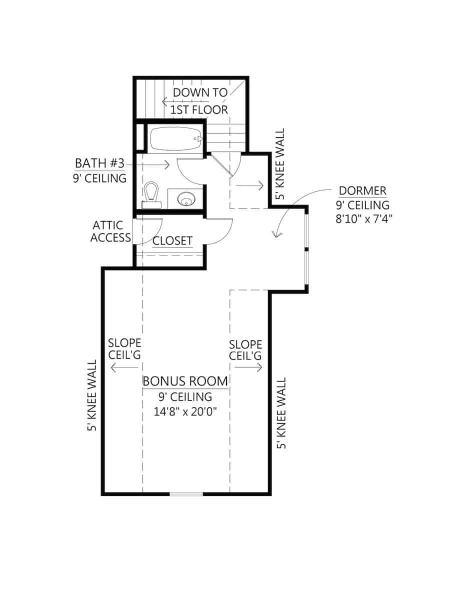
#> input picture data/test.jpg, 927 x 1200 px (shown at 1/2 size)
$ jupyter execute --allow-errors seg.ipynb
#> lines starting #> are read from the running program, lines starting #| are printed output that depends on the picture; after the words box and inside, x2 and y2 are one past the last pixel; in counts of white or black regions, pixels touching at a corner belong together
### Goal isolate the rooms

[cell 1]
import cv2
import numpy as np
import matplotlib.pyplot as plt

im = cv2.imread('./data/test.jpg')
#> im is the input picture: shape (1200, 927, 3); min 0, max 255, mean 246.8
im = cv2.cvtColor(im, cv2.COLOR_BGR2RGB)

plt.imshow(im)
plt.axis('off')
plt.show()

### Preprocessing Pipeline

[cell 2]
# 1. Grayscale
gray = cv2.cvtColor(im, cv2.COLOR_RGB2GRAY)

# 2. Blur — Gaussian to suppress noise before thresholding
blurred = cv2.GaussianBlur(gray, (5, 5), 0)

# 3. Threshold — Otsu's binarization on the blurred image
_, thresh = cv2.threshold(blurred, 0, 255, cv2.THRESH_BINARY_INV + cv2.THRESH_OTSU)
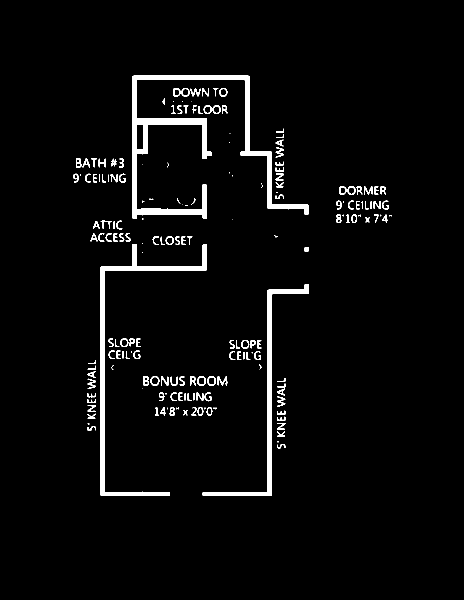
#> thresh: shape (1200, 927) (shown at 1/2 size); 3.5% white; 188 white regions (47 under 20 px), largest, box (x1, y1, x2, y2) and area: (264, 151, 618, 438) 13581, (201, 488, 414, 992) 7797, (405, 568, 618, 992) 5515

# 4. Morphological ops — close small gaps in walls, remove speckle noise
kernel = cv2.getStructuringElement(cv2.MORPH_RECT, (3, 3))
morph = cv2.morphologyEx(thresh, cv2.MORPH_CLOSE, kernel, iterations=2)
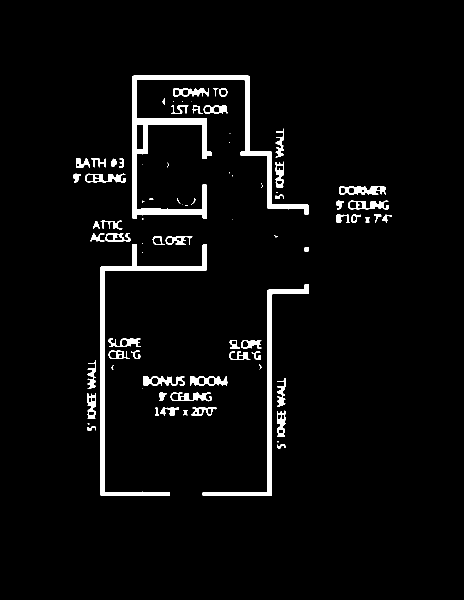
#> morph: shape (1200, 927) (shown at 1/2 size); 3.8% white; 85 white regions (28 under 20 px), largest, box (x1, y1, x2, y2) and area: (264, 151, 618, 438) 13583, (201, 488, 414, 992) 7798, (405, 568, 618, 992) 5515
morph = cv2.morphologyEx(morph, cv2.MORPH_OPEN,  kernel, iterations=1)
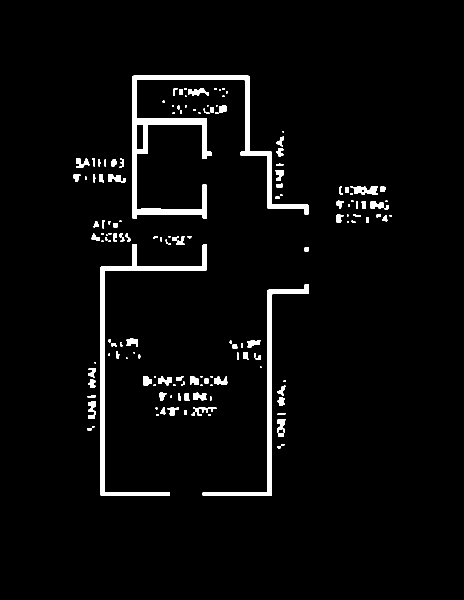
#> morph: shape (1200, 927) (shown at 1/2 size); 3.5% white; 159 white regions (54 under 20 px), largest, box (x1, y1, x2, y2) and area: (264, 151, 618, 438) 13576, (201, 488, 414, 992) 7797, (405, 568, 618, 992) 5515

# 5. Edge detection — Canny on the morphed binary
edges = cv2.Canny(morph, threshold1=50, threshold2=150)
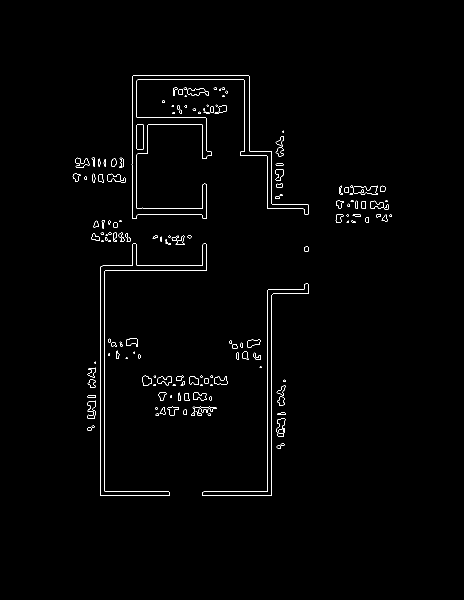
#> edges: shape (1200, 927) (shown at 1/2 size); 0.98% white in thin lines or dots, all inside (x1, y1, x2, y2) = (145, 150, 784, 992)

stages = [
    (gray,    "Grayscale"),
    (blurred, "Gaussian Blur"),
    (thresh,  "Otsu Threshold"),
    (morph,   "Morphological (close+open)"),
    (edges,   "Canny Edges"),
]

fig, axes = plt.subplots(1, len(stages), figsize=(20, 4))
for ax, (img, title) in zip(axes, stages):
    ax.imshow(img, cmap="gray")
    ax.set_title(title)
    ax.axis("off")
#> this loop made 5 passes
#> title on passes 1 to 5: 'Grayscale', 'Gaussian Blur', 'Otsu Threshold', 'Morphological (close+open)', 'Canny Edges'
plt.tight_layout()
plt.show()

### Step 1 — Text Removal + Axis-Aligned Walls

[cell 3]
# ── Text removal: drop connected components smaller than a wall stroke ─────────
# Text blobs are small isolated regions; walls are large continuous structures.
kernel = cv2.getStructuringElement(cv2.MORPH_RECT, (3, 3))
closed = cv2.morphologyEx(morph, cv2.MORPH_CLOSE, kernel, iterations=3)
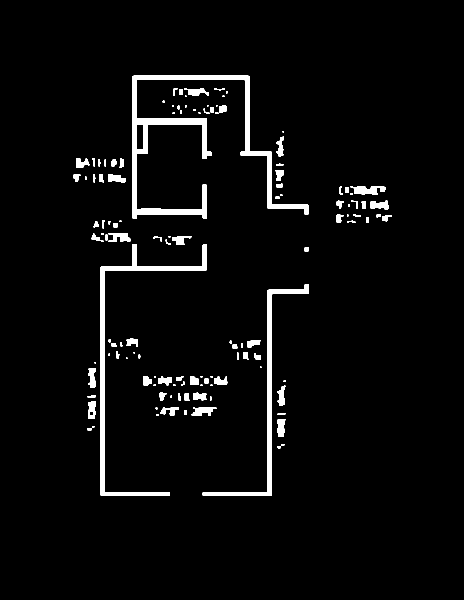
#> closed: shape (1200, 927) (shown at 1/2 size); 3.7% white; 126 white regions (35 under 20 px), largest, box (x1, y1, x2, y2) and area: (264, 151, 618, 438) 13576, (201, 488, 414, 992) 7797, (405, 568, 618, 992) 5515

num_cc, cc_labels, cc_stats, _ = cv2.connectedComponentsWithStats(closed, connectivity=8)
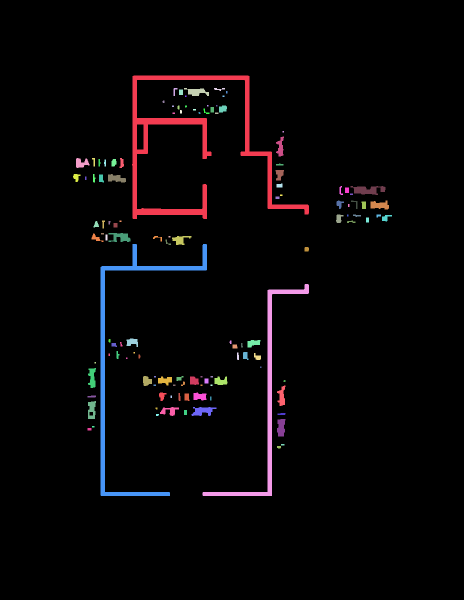
#> cc_labels: shape (1200, 927) int32 (shown at 1/2 size); 127 distinct labels, from 0 to 126; one colour per label, 0 black
#> num_cc = 127; cc_stats = 127 rows, first 6: [0, 0, 927, 1200, 1071734], [264, 151, 354, 287, 13576], [347, 176, 8, 16, 62], [368, 176, 50, 16, 459], [428, 176, 22, 6, 64], [358, 179, 8, 11, 88]
walls_clean = np.zeros_like(closed)
for lbl in range(1, num_cc):
    if cc_stats[lbl, cv2.CC_STAT_AREA] >= 300:
        walls_clean[cc_labels == lbl] = 255
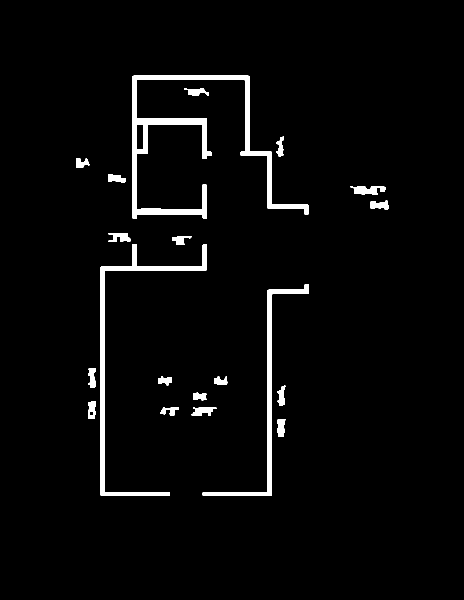
#> walls_clean: shape (1200, 927) (shown at 1/2 size); 3.1% white; 20 white regions, largest, box (x1, y1, x2, y2) and area: (264, 151, 618, 438) 13576, (201, 488, 414, 992) 7797, (405, 568, 618, 992) 5515

# ── Axis-aligned Hough: redraw only horizontal + vertical segments ─────────────
# Removes diagonal artifacts and bridges small wall gaps (maxLineGap).
lines = cv2.HoughLinesP(walls_clean, 1, np.pi / 180, 30,
                        minLineLength=30, maxLineGap=20)
#> lines = 306 rows, first 6: [535, 991, 535, 580], [538, 417, 538, 303], [541, 991, 541, 579], [540, 991, 540, 579], [542, 991, 542, 579], [543, 991, 543, 579]
wall_lines = np.zeros_like(walls_clean)
if lines is not None:
    for seg in lines:
        x1, y1, x2, y2 = seg[0]
        angle = abs(np.degrees(np.arctan2(y2 - y1, x2 - x1))) % 180
        if angle < 12 or angle > 168 or abs(angle - 90) < 12:   # H or V
            cv2.line(wall_lines, (x1, y1), (x2, y2), 255, 2)
#> this loop made 306 passes
#> (x1, y1, x2, y2, angle) on passes 1 to 3: (535, 991, 535, 580, 90), (538, 417, 538, 303, 90), (541, 991, 541, 579, 90)
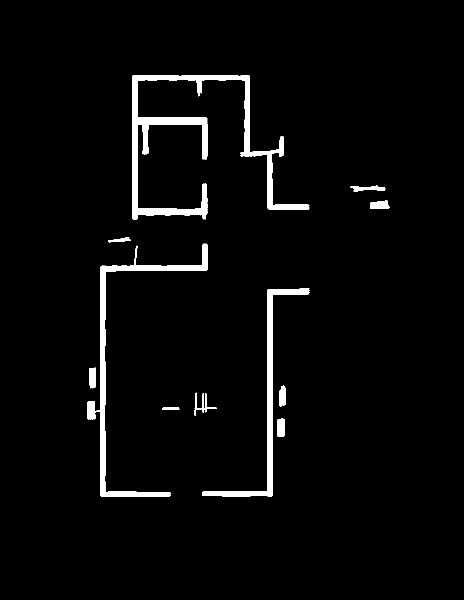
#> wall_lines: shape (1200, 927) (shown at 1/2 size); 3.2% white; 11 white regions, largest, box (x1, y1, x2, y2) and area: (264, 150, 619, 439) 15915, (175, 487, 415, 993) 9433, (404, 576, 619, 993) 6607

walls_final = cv2.bitwise_or(walls_clean, wall_lines)
#> walls_final: shape (1200, 927); 3.6% white; 16 white regions, largest, box (x1, y1, x2, y2) and area: (264, 150, 619, 439) 16707, (175, 487, 415, 993) 9728, (404, 568, 619, 993) 6678

fig, axes = plt.subplots(1, 3, figsize=(18, 6))
axes[0].imshow(morph,       cmap="gray"); axes[0].set_title("Morph (raw)");       axes[0].axis("off")
axes[1].imshow(walls_clean, cmap="gray"); axes[1].set_title("Text removed");      axes[1].axis("off")
axes[2].imshow(walls_final, cmap="gray"); axes[2].set_title("Walls (H+V only)"); axes[2].axis("off")
plt.tight_layout()
plt.show()
#> (the rest of the program and of its run is left out)
